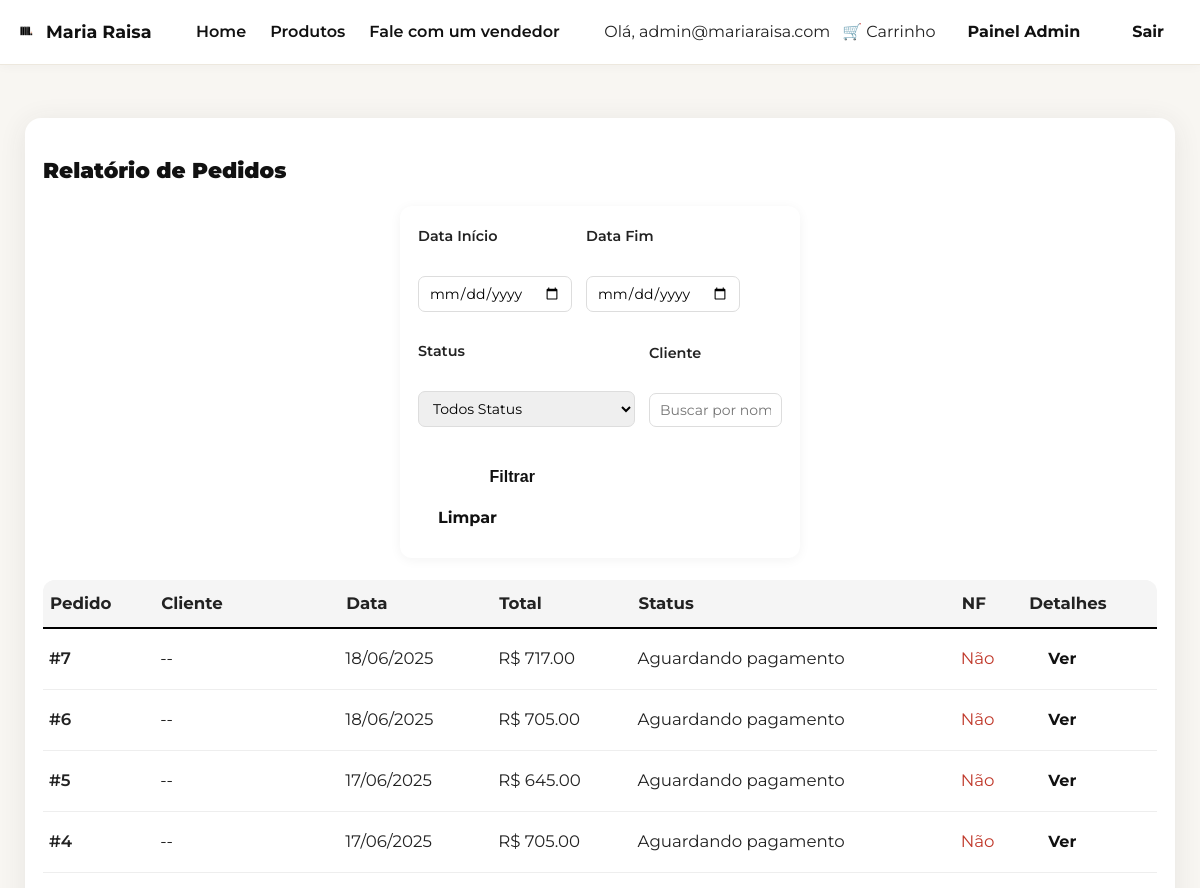
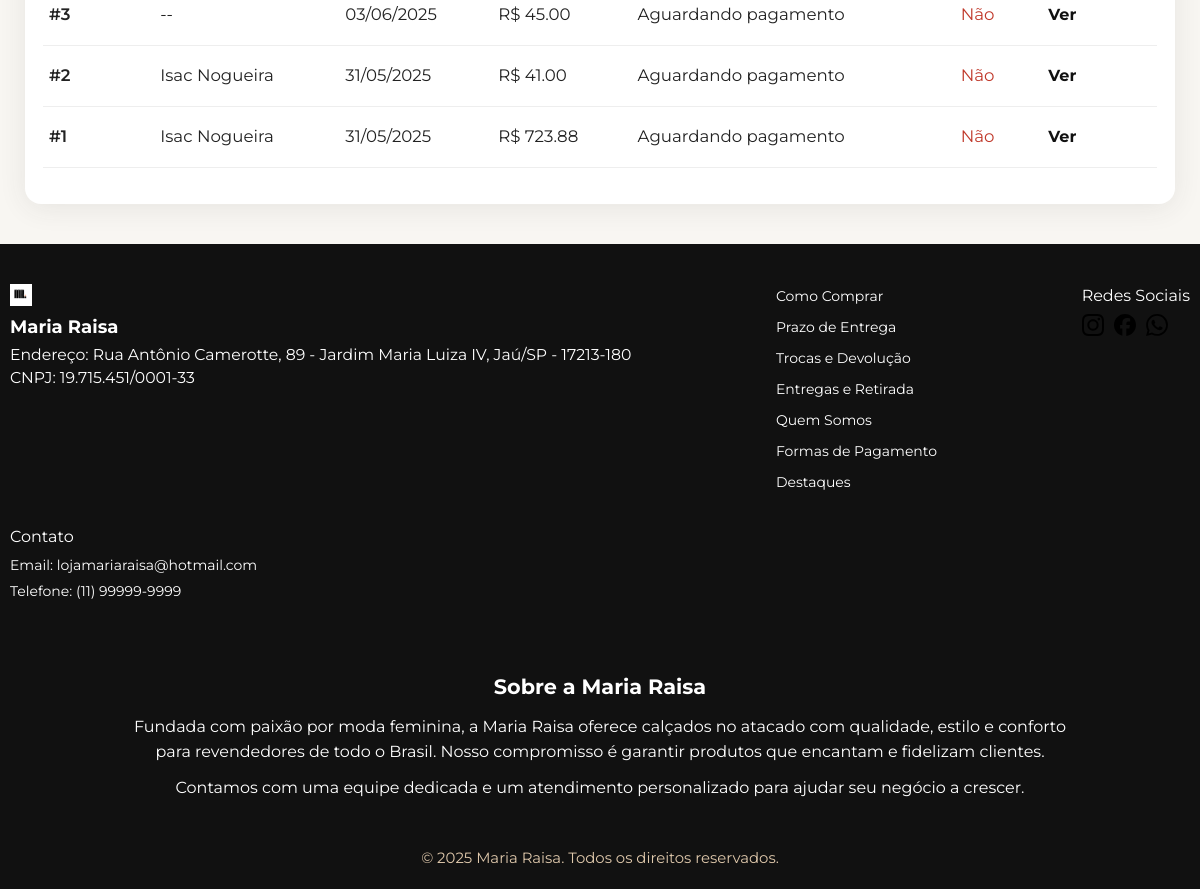
The page /admin/pedidos (signed in) on the database its author committed (2 pictures, top to bottom).
### app/models.py (models this page shows)
class Admin(UserMixin, db.Model):
    __tablename__ = 'admins'
    id = db.Column(db.String(36), primary_key=True, default=lambda: str(uuid.uuid4()))
    email = db.Column(db.String(120), unique=True, nullable=False)
    senha = db.Column(db.String(200), nullable=False)

class Pedido(db.Model):
    __tablename__ = 'pedidos'
    id = db.Column(db.Integer, primary_key=True)
    cliente_id = db.Column(db.Integer, db.ForeignKey('clientes.id'))
    data = db.Column(db.DateTime, default=hora_brasil)
    frete_valor = db.Column(db.Float, default=0)
    frete_transportadora = db.Column(db.String(50))
    frete_prazo = db.Column(db.String(50))
    total = db.Column(db.Float, nullable=False)
    status = db.Column(db.String(32), default='Aguardando pagamento')
    nf_emitida = db.Column(db.Boolean, default=False)
    numero_nf = db.Column(db.String(50))
    itens = db.relationship('ItemPedido', backref='pedido', lazy=True)

class Cliente(UserMixin, db.Model):
    __tablename__ = 'clientes'
    id = db.Column(db.String(36), primary_key=True, default=lambda: str(uuid.uuid4()))
    nome = db.Column(db.String(120), nullable=False)
    email = db.Column(db.String(120), unique=True, nullable=False)
    senha = db.Column(db.String(200), nullable=False)
    cpf_cnpj = db.Column(db.String(18), nullable=False)
    telefone = db.Column(db.String(25))
    endereco = db.Column(db.String(200))
    cidade = db.Column(db.String(100))
    estado = db.Column(db.String(50))
    cep = db.Column(db.String(15))
    pedidos = db.relationship('Pedido', backref='cliente', lazy=True)

### app/routes.py (the view)
@routes.route('/admin/pedidos')
@login_required
def admin_pedidos():
    if not isinstance(current_user, Admin):
        abort(403)
    pedidos = Pedido.query.order_by(Pedido.data.desc()).all()
    data_inicio = request.args.get('data_inicio')
    data_fim = request.args.get('data_fim')
    status = request.args.get('status')
    cliente = request.args.get('cliente')
    from sqlalchemy.orm import joinedload
    pedidos = Pedido.query.options(joinedload(Pedido.cliente)).order_by(Pedido.data.desc()).all()
    return render_template('admin_pedidos.html', pedidos=pedidos)

### app/templates/admin_pedidos.html (shortened to what this page needs)
{% extends 'base.html' %}
{% block content %}
<section style="max-width: 1150px; margin: 38px auto 0 auto; background: #fff; border-radius: 16px; box-shadow: 0 4px 28px rgba(60,60,60,0.09); padding: 36px 18px;">
  <h1 style="font-family:'Montserrat',sans-serif;font-size:1.35rem;font-weight:900;color:#111;margin-bottom:20px;">
    Relatório de Pedidos
  </h1>
  <form method="get" style="display: flex; flex-wrap: wrap; gap: 14px; margin-bottom: 22px; align-items: flex-end;">
    <div>
      <label for="data_inicio" style="font-size: 0.9rem;">Data Início</label><br>
      <input type="date" id="data_inicio" name="data_inicio"
             value="{{ request.args.get('data_inicio', '') }}"
             style="padding: 7px 10px; border-radius: 7px; border: 1.2px solid #ddd;">
    </div>
    <div>
      <label for="data_fim" style="font-size: 0.9rem;">Data Fim</label><br>
      <input type="date" id="data_fim" name="data_fim"
             value="{{ request.args.get('data_fim', '') }}"
             style="padding: 7px 10px; border-radius: 7px; border: 1.2px solid #ddd;">
    </div>
    <div>
      <label for="status" style="font-size: 0.9rem;">Status</label><br>
      <select id="status" name="status"
              style="padding: 7px 10px; border-radius: 7px; border: 1.2px solid #ddd;">
        <option value="">Todos Status</option>
      </select>
    </div>
    <div style="flex:1;">
      <label for="cliente" style="font-size: 0.9rem;">Cliente</label><br>
      <input type="text" id="cliente" name="cliente"
             placeholder="Buscar por nome ou e-mail"
             value="{{ request.args.get('cliente', '') }}"
             style="padding:7px 10px; border-radius:7px; border:1.2px solid #ddd; width: 100%;">
    </div>
    <div>
      <button type="submit" class="btn btn-dark" style="margin-top:4px;">Filtrar</button>
      <a href="{{ url_for('routes.admin_pedidos') }}" class="btn" style="margin-top:4px;">Limpar</a>
    </div>
  </form>
  <table style="width:100%;border-collapse:collapse;font-size:1.04rem;">
    <thead>
      <tr style="background:#fafafa;">
        <th style="padding:11px 7px;text-align:left;">Pedido</th>
        <th style="padding:11px 7px;text-align:left;">Cliente</th>
        <th style="padding:11px 7px;text-align:left;">Data</th>
        <th style="padding:11px 7px;text-align:left;">Total</th>
        <th style="padding:11px 7px;text-align:left;">Status</th>
        <th style="padding:11px 7px;text-align:left;">NF</th>
        <th style="padding:11px 7px;text-align:left;">Detalhes</th>
      </tr>
    </thead>
    <tbody>
      {% for pedido in pedidos %}
        <tr style="border-bottom:1.5px solid #eee;">
          <td style="padding:10px 6px;font-weight:600;">#{{ pedido.id }}</td>
          <td style="padding:10px 6px;">{{ pedido.cliente.nome if pedido.cliente else '--' }}</td>
          <td style="padding:10px 6px;">{{ pedido.data.strftime('%d/%m/%Y') }}</td>
          <td style="padding:10px 6px;">R$ {{ "%.2f"|format(pedido.total) }}</td>
          <td style="padding:10px 6px;">{{ pedido.status }}</td>
          <td style="padding:10px 6px;">
            {% if pedido.nf_emitida %}
              <span style="color:#36a446;font-weight:700;">Emitida</span>
            {% else %}
              <span style="color:#c0392b;">Não</span>
            {% endif %}
          </td>
          <td style="padding:10px 6px;">
            <a href="{{ url_for('routes.admin_pedido_detalhe', pedido_id=pedido.id) }}" class="btn btn-sm">Ver</a>
          </td>
        </tr>
      {% endfor %}
    </tbody>
  </table>
</section>
{% endblock %}

### app/templates/base.html (shortened to what this page needs)
<!DOCTYPE html>
<html lang="pt-BR">
<head>
  <link rel="stylesheet" href="{{ url_for('static', filename='css/main.css') }}">
  <link rel="stylesheet" href="https://cdn.jsdelivr.net/npm/swiper@11/swiper-bundle.min.css"/>
</head>
<body>
<nav class="navbar">
  <div class="container">
    <a href="{{ url_for('routes.index') }}" class="logo">
      <img src="{{ url_for('static', filename='images/logo.png') }}" alt="Logo MR" style="height:22px; width:auto;"/>
      <span>Maria Raisa</span>
    </a>
    <ul class="nav-links">
      <li><a href="{{ url_for('routes.index') }}">Home</a></li>
      <li><a href="{{ url_for('routes.produtos') }}">Produtos</a></li>
      <li><a href="https://wa.me/55SEUNUMERO" target="_blank">Fale com um vendedor</a></li>
    </ul>
    <div class="nav-buttons">
              <span>Olá, {{ current_user.nome or current_user.email }}</span>
        <a href="{{ url_for('routes.carrinho') }}" class="carrinho-btn">🛒 Carrinho</a>
      {% if current_user.is_authenticated %}
        {% if current_user.__class__.__name__ == "Admin" %}
          <a href="{{ url_for('routes.painel_admin') }}" class="btn">Painel Admin</a>
          <a href="{{ url_for('routes.logout') }}" class="btn">Sair</a>
        {% else %}
          <a href="{{ url_for('routes.area_cliente') }}" class="btn">Minha Conta</a>
          <a href="{{ url_for('routes.logout') }}" class="btn">Sair</a>
        {% endif %}
      {% else %}
        <a href="javascript:void(0)" class="btn" id="btnLoginCliente">Login</a>
        <a href="javascript:void(0)" class="btn" id="btnCadastro">Cadastre-se</a>
      {% endif %}
    </div>
  </div>
</nav>
<main>
  {% block content %}{% endblock %}
</main>
<footer class="site-footer">
  <div class="footer-container">
    <div class="footer-logo-info">
      <img src="{{ url_for('static', filename='images/logo.png') }}" alt="Logo MR" />
      <div>
        <span style="font-weight: bold; font-size: 1.13rem;">Maria Raisa</span>
        <div style="font-size:0.98rem; margin-top: 3px;">
          Endereço: Rua Antônio Camerotte, 89 - Jardim Maria Luiza IV, Jaú/SP - 17213-180<br>
          CNPJ: 19.715.451/0001-33
        </div>
      </div>
    </div>
    <div class="footer-links">
      <ul>
<li><a href="{{ url_for('routes.como_comprar') }}">Como Comprar</a></li>
<li><a href="{{ url_for('routes.prazo_entrega') }}">Prazo de Entrega</a></li>
<li><a href="{{ url_for('routes.trocas_devolucao') }}">Trocas e Devolução</a></li>
<li><a href="{{ url_for('routes.entregas_retirada') }}">Entregas e Retirada</a></li>
<li><a href="{{ url_for('routes.quem_somos') }}">Quem Somos</a></li>
<li><a href="{{ url_for('routes.formas_pagamento') }}">Formas de Pagamento</a></li>
<li><a href="{{ url_for('routes.destaques') }}">Destaques</a></li>
      </ul>
    </div>
    <div class="footer-social">
      <div style="margin-bottom: 6px;">Redes Sociais</div>
      <a href="https://www.instagram.com/mariaraisa.mr/" target="_blank" rel="noopener">
        <img src="{{ url_for('static', filename='icons/instagram.svg') }}" alt="Instagram" />
      </a>
      <a href="https://www.facebook.com/mariaraisaa/?locale=pt_BR" target="_blank" rel="noopener">
        <img src="{{ url_for('static', filename='icons/facebook.svg') }}" alt="Facebook" />
      </a>
      <a href="https://wa.me/55SEUNUMERO" target="_blank" rel="noopener">
        <img src="{{ url_for('static', filename='icons/whatsapp.svg') }}" alt="WhatsApp" />
      </a>
    </div>
    <div class="footer-contact">
      <div style="margin-bottom: 6px;">Contato</div>
      <p>Email: lojamariaraisa@hotmail.com</p>
      <p>Telefone: (11) 99999-9999</p>
    </div>
  <div class="footer-sobre">
    <h2>Sobre a Maria Raisa</h2>
    <p>Fundada com paixão por moda feminina, a Maria Raisa oferece calçados no atacado com qualidade, estilo e conforto para revendedores de todo o Brasil. Nosso compromisso é garantir produtos que encantam e fidelizam clientes.</p>
    <p>Contamos com uma equipe dedicada e um atendimento personalizado para ajudar seu negócio a crescer.</p>
  </div>
  </div>
  <div class="copyright">
    © 2025 Maria Raisa. Todos os direitos reservados.
  </div>
</footer>
</body>
</html>

### app/static/css/base.css (style rules this page uses)
body { background: #f8f6f2 !important; color: #222 !important; }
h1, h2, h3, h4, h5, h6 { color: #111 !important; }
.btn, .btn-primary, .btn-add { background: #111 !important; color: #fff !important; border: none; border-radius: 6px; font-weight: 600; padding: 8px 18px; transition: background 0.13s; }
.container { display: flex; padding: 32px; }
img { max-width: 100%; height: auto; }
h1 { font-size: 2rem; }

### app/static/css/navbar.css (style rules this page uses)
.navbar { position: fixed; top: 0; width: 100%; background: #fff; border-bottom: 1.5px solid #ede8de; z-index: 1000; box-shadow: 0 2px 10px rgba(0,0,0,0.03); font-family: 'Montserrat', Arial, sans-serif; }
body { padding-top: 80px; }
.navbar .container { display: flex; justify-content: space-between; align-items: center; max-width: 1200px; margin: 0 auto; padding: 0.5rem 1rem; }
.logo { font-weight: bold; font-size: 1.5rem; color: #111; display: flex; align-items: center; gap: 10px; }
.nav-links { list-style: none; display: flex; gap: 1.5rem; margin: 0; padding: 0; }
.nav-links li a { font-weight: 600; font-size: 1rem; padding: 4px 0; color: #111; background: none; border-radius: 0; transition: color 0.18s; }
.nav-buttons { display: flex; align-items: center; gap: 1rem; }
.btn, .btn-primary, .btn-success, .btn-dark, .btn-warning, .btn-danger, .btn-add, .btn-conta, .btn-sair, .btn-admin, .btn-vermais, .btn-group a, .btn.btn-sm, .luxo-btn-acao-pedido { background: none !important; color: #111 !important; border: none !important; font-weight: 700 !important; border-radius: 7px !important; padding: 0.5rem 1.25rem !important; font-size: 1rem !important; cursor: pointer !important; text-decoration: none !important; display: inline-block; box-shadow: none !important; outline: none !important; transition: background 0.16s, color 0.16s; }
.btn.btn-sm { font-size: 0.95em; padding: 6px 12px; }
.navbar .container { max-width: 1200px; margin: 0 auto; display: flex; align-items: center; justify-content: space-between; padding: 0.75rem 1rem; }
.navbar .logo { display: flex; align-items: center; gap: 0.5rem; font-weight: 700; font-size: 1.1rem; }
.nav-links { display: flex; gap: 1.5rem; }
.nav-links a { font-weight: 600; }
.nav-buttons { display: flex; gap: 0.75rem; }

### app/static/css/formulario.css (style rules this page uses)
form { max-width: 400px; margin: 20px auto; background: #fff; padding: 20px 18px; border-radius: 12px; box-shadow: 0 2px 12px rgba(0,0,0,0.05); }
form label { display: block; margin-bottom: 4px; font-weight: 600; color: #222; }
form input, form select { width: 100%; padding: 8px 12px; border: 1.5px solid #ccc; border-radius: 7px; font-size: 14px; margin-bottom: 15px; font-family: inherit; transition: border-color 0.22s; }
form button[type="submit"] { background: #111; color: #fff; font-weight: 700; border: none; padding: 11px 22px; border-radius: 7px; font-size: 1rem; cursor: pointer; width: 100%; margin-top: 10px; }

### app/static/css/footer.css (style rules this page uses)
.site-footer { background: #111 !important; color: #fff !important; padding: 40px 10px 20px 10px; border-top: none !important; font-family: 'Montserrat', Arial, sans-serif; margin-top: 40px; }
.site-footer * { color: #fff !important; }
.footer-links ul { list-style: none; padding: 0; margin: 0; }
.footer-links li { margin-bottom: 7px; }
.footer-links a { color: #fff !important; font-size: 14px; text-decoration: none; transition: color 0.18s; }
.footer-social a img { width: 22px; height: 22px; margin-right: 6px; filter: none !important; opacity: 0.98; transition: filter 0.22s; }
.footer-contact p { margin: 5px 0; font-size: 14px; }
.copyright { text-align: center; color: #e0c9ac !important; font-size: 0.93rem; margin-top: 16px; }
.footer-container { display: flex; flex-wrap: wrap; justify-content: space-between; align-items: flex-start; gap: 24px; max-width: 1200px; margin: 0 auto; background: transparent !important; }
.footer-logo-info img { height: 22px; margin-right: 8px; }
.footer-sobre { max-width: 980px; margin: 40px auto 20px auto; padding: 0 16px; text-align: center; color: #fff; }
.footer-sobre h2 { font-size: 1.3rem; font-weight: 700; margin-bottom: 12px; color: #ffffff; }
.footer-sobre p { font-size: 1rem; line-height: 1.6; color: #dddddd; margin-bottom: 10px; }

### app/static/css/carrinho.css (style rules this page uses)
thead th { background: #f5f5f5; padding: 14px 12px; font-weight: 700; text-align: left; border-bottom: 2px solid #000; }
thead th:first-child { border-top-left-radius: 12px; }
thead th:last-child { border-top-right-radius: 12px; }
tbody td { padding: 14px 12px; border-bottom: 1px solid #eee; vertical-align: middle; }

### rows shown on the page
Admin: email "admin@mariaraisa.com"
Pedido: id "7", cliente "--", data "18/06/2025", total "717.00", status "Aguardando pagamento", nf_emitida "Não"
Pedido: id "6", cliente "--", data "18/06/2025", total "705.00", status "Aguardando pagamento", nf_emitida "Não"
Pedido: id "5", cliente "--", data "17/06/2025", total "645.00", status "Aguardando pagamento", nf_emitida "Não"
Pedido: id "4", cliente "--", data "17/06/2025", total "705.00", status "Aguardando pagamento", nf_emitida "Não"
Pedido: id "3", cliente "--", data "03/06/2025", total "45.00", status "Aguardando pagamento", nf_emitida "Não"
Pedido: id "2", cliente "Isac Nogueira", data "31/05/2025", total "41.00", status "Aguardando pagamento", nf_emitida "Não"
Pedido: id "1", cliente "Isac Nogueira", data "31/05/2025", total "723.88", status "Aguardando pagamento", nf_emitida "Não"
